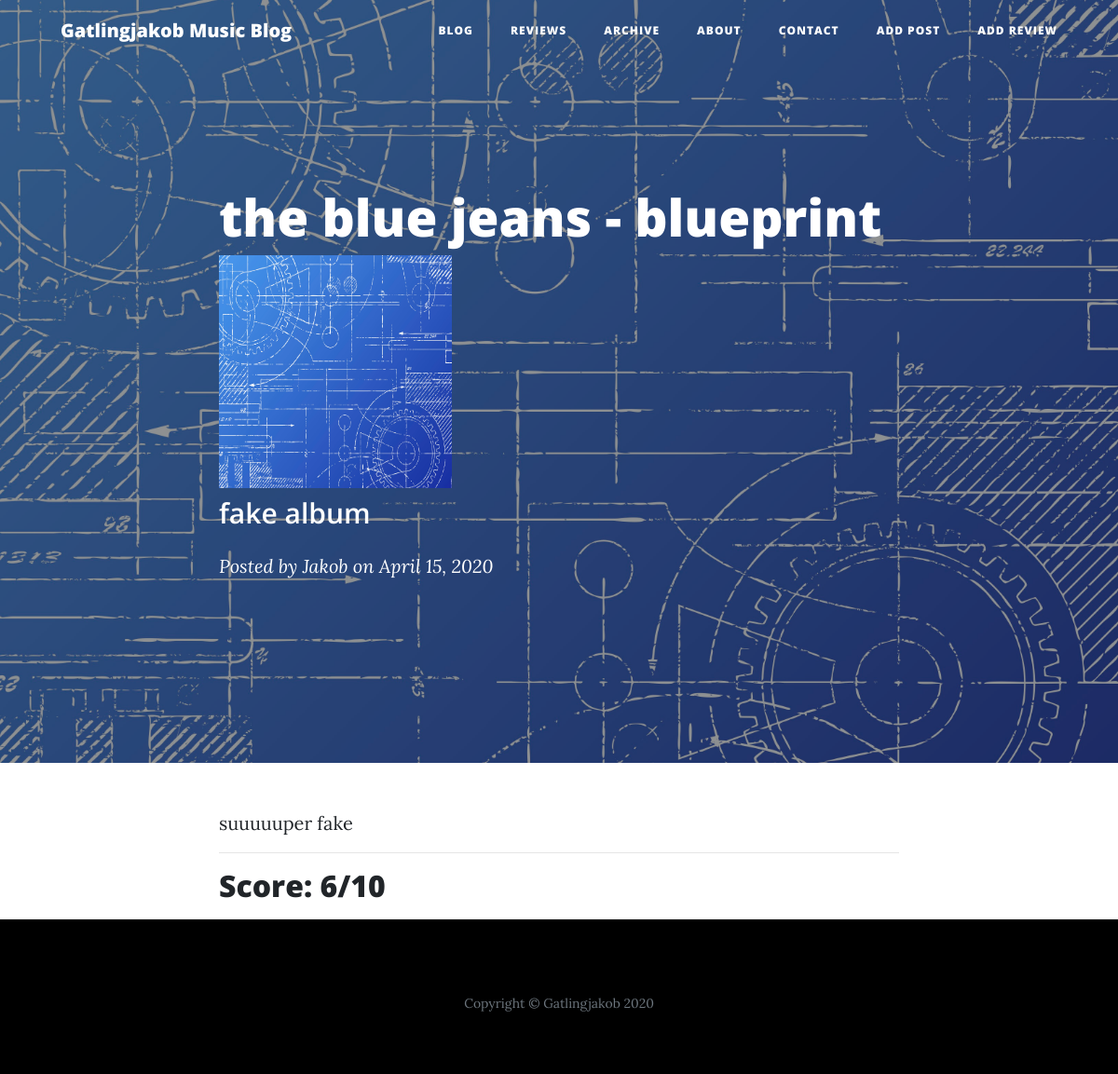
Page /review/13 on the committed database.
### manage.py (models this page shows)
class Review(db.Model):
    id = db.Column(db.Integer, primary_key=True)
    title = db.Column(db.String(200))
    subtitle = db.Column(db.String(50))
    author = db.Column(db.String(50))
    date_posted = db.Column(db.DateTime)
    content = db.Column(db.Text)
    score = db.Column(db.String(50))
    artist = db.Column(db.String(200))
    release_title = db.Column(db.String(200))
    art_filename = db.Column(db.String(500))

### app.py (the view)
@app.route('/review/<int:review_id>')
def review(review_id):
    review = Review.query.filter_by(id=review_id).one()
    return render_template('review.html', review=review)

### templates/review.html (shortened to what this page needs)
{% extends "base.html" %}
{% block head %}
    {{ super() }}
{% endblock %}
{% block content %}
<div class="review-background">
{% set name = 'images/' + review.art_filename|string %}
<header class="masthead" style="background-image: url(' {{ url_for('static', filename=name) }} ' )">
  <div class="overlay"></div>
  <div class="container">
    <div class="row">
      <div class="col-lg-8 col-md-10 mx-auto">
        <div class="post-heading">
          <h1>{{ review.title }}</h1>
          <img src="{{ url_for('static', filename=name) }}" width="250" height="250" />
          <h2 class="subheading">{{ review.subtitle }}</h2>
          <span class="meta">Posted by
            {{ review.author }}
            on {{ review.date_posted.strftime('%B %d, %Y') }}</span>
        </div>
      </div>
    </div>
  </div>
</header>
<article>
  <div class="container">
    <div class="row">
      <div class="col-lg-8 col-md-10 mx-auto">
        {{ review.content|safe }}
        <hr>
        <h2 class="review-bottom">Score: {{ review.score }}/10</h2>
      </div>
    </div>
  </div>
</article>
</div>
{% endblock %}

### static/styles/musicblog.css (style rules this page uses)
.review-background { background-color: white; }
.review-bottom { margin-bottom:17px; }

### rows in the picture
Review: title "the blue jeans - blueprint", subtitle "fake album", author "Jakob", date_posted "April 15, 2020", content "suuuuuper fake", score "6"
